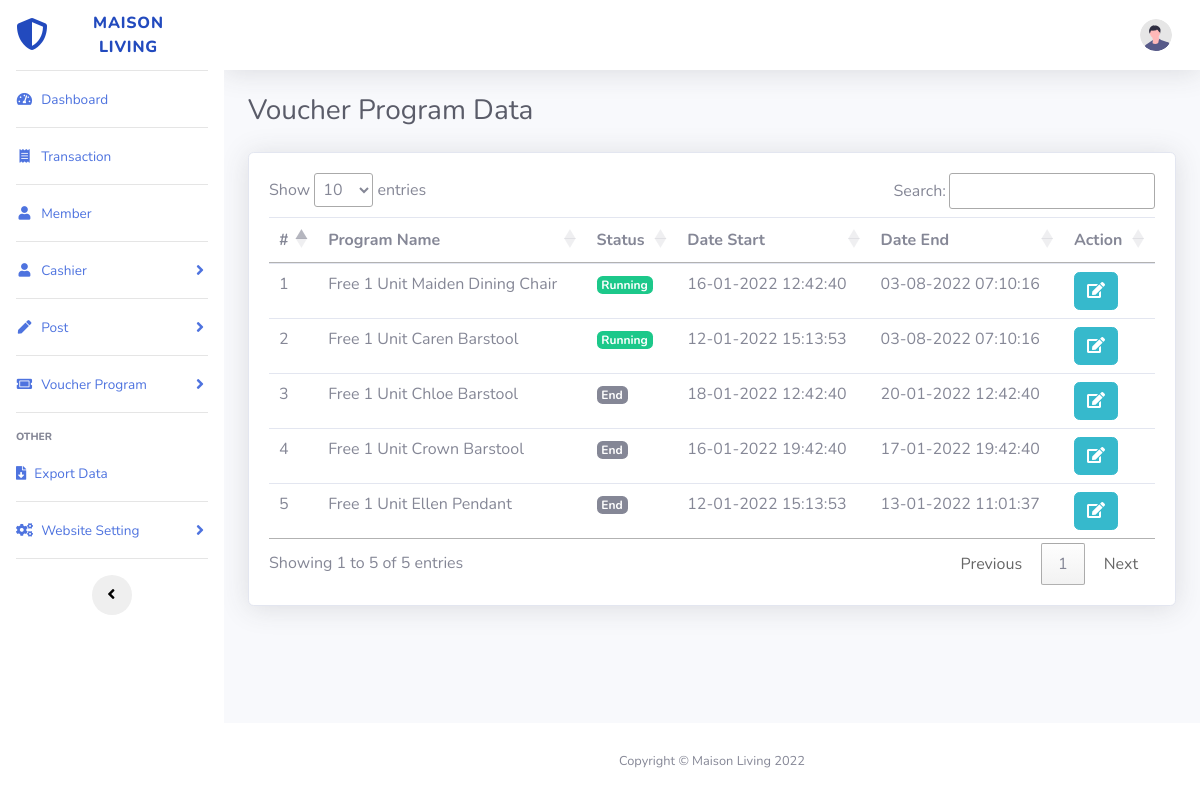
The page /index.php/admin/voucher_program on the database as committed earlier.
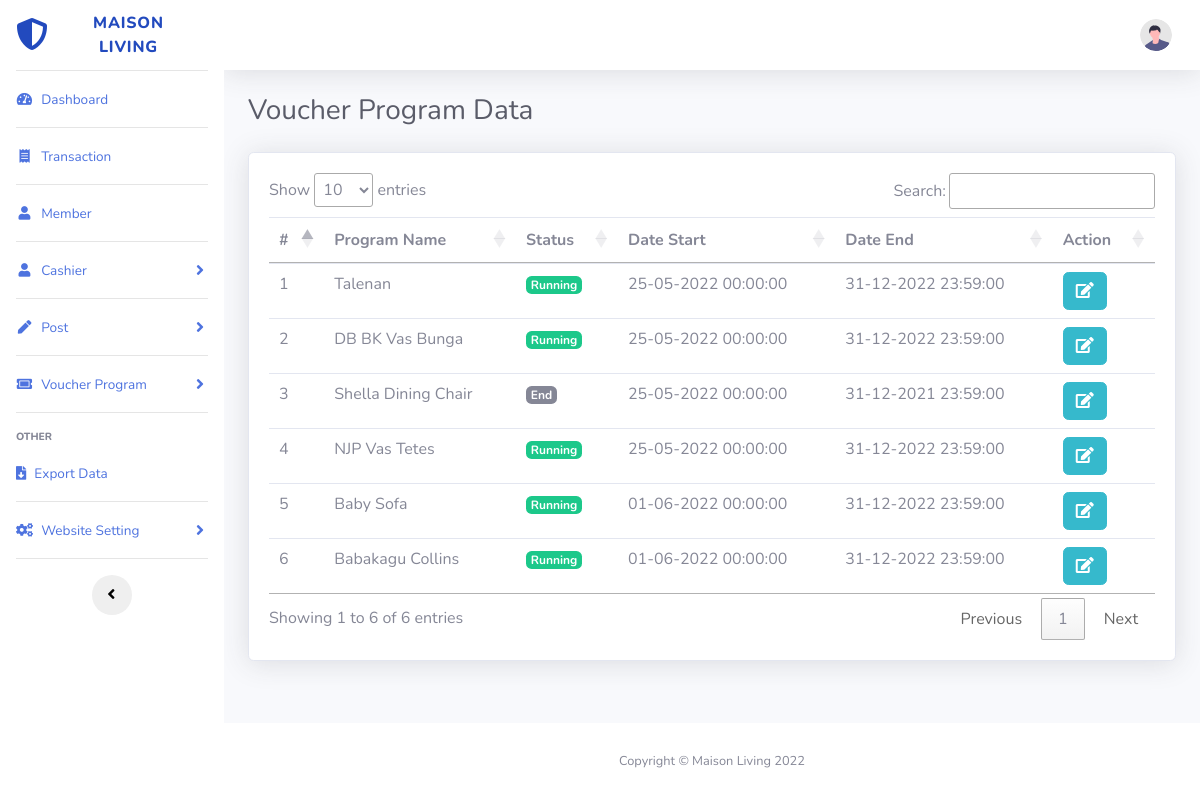
The same page on the database as committed later.
### tables this page shows
CREATE TABLE `vp_voucher_program` (
  `vop_id` int(11) NOT NULL,
  `vop_title` varchar(64) NOT NULL,
  `vop_uniqueid` varchar(16) NOT NULL,
  `vop_desc` text NOT NULL,
  `vop_maxpuser` tinyint(4) NOT NULL,
  `vop_maxquota` tinyint(4) NOT NULL,
  `vop_image` varchar(64) NOT NULL,
  `vop_pointprice` decimal(10,0) NOT NULL,
  `date_created` int(11) NOT NULL,
  `date_start` int(11) NOT NULL,
  `date_end` int(11) NOT NULL,
  `vop_status` tinyint(1) NOT NULL DEFAULT 1
);

### application/controllers/Admin.php (called while the page is built, shortened)
<?php
class Admin extends CI_Controller
{
    public function __construct()
    {
        $this->load->helper('date');
    }
    public function voucher_program()
    {
        $this->load->model('admin_model');
        $data['voucher_program'] = $this->admin_model->all_voucher_program();
        $this->load->view('admin/header');
        $this->load->view('admin/page_voucher_program', $data);
        $this->load->view('admin/footer');
    }
}

### index.php (called while the page is built, shortened)
<?php
require_once BASEPATH.'core/CodeIgniter.php';

### application/models/Admin_model.php (called while the page is built, shortened)
<?php
class Admin_model extends CI_Model
{
    public function all_voucher_program()
    {
        $this->db->select('*');
        $this->db->from('vp_voucher_program');
        $this->db->order_by('date_created', 'DESC');
        $all_voucher_program = $this->db->get()->result_array();
        return $all_voucher_program;
    }
}

### application/views/admin/page_voucher_program.php (the view, shortened to what this page needs)
<div class="container-fluid">
    <h1 class="h3 mb-4 text-gray-800">Voucher Program Data</h1>
    <div class="card shadow mb-4">
        <div class="card-body">
            <div class="table-responsive">
                <table class="table table-hover" id="ss" width="100%" cellspacing="0">
                    <thead>
                        <tr>
                            <th>#</th>
                            <th>Program Name</th>
                            <th>Status</th>
                            <th>Date Start</th>
                            <th>Date End</th>
                            <th>Action</th>
                        </tr>
                    </thead>
                    <tbody>
                        <?php foreach ($voucher_program as $key => $vop) { ?>
                            <tr id="<?= $vop['vop_id']; ?>">
                                <td><?= $key+1; ?></td>
                                <td><?= $vop['vop_title']; ?></td>
                                <td><?php if($vop['date_start'] > now()){ echo '<span class="badge bg-danger text-white">Upcoming</span>'; }else{if($vop['date_end'] > now()){ echo '<span class="badge bg-success text-white">Running</span>';}else{echo '<span class="badge bg-secondary text-white">End</span>';}} ?></td>
                                <td><?= date('d-m-Y H:i:s', $vop['date_start']); ?></td>
                                <td><?= date('d-m-Y H:i:s', $vop['date_end']); ?></td>
                                <td><a class="btn btn-info" href="<?= base_url('admin/edit_voucher_program/').$vop['vop_uniqueid'];; ?>"><i class="fas fa-edit"></i></a></td>
                            </tr>
                        <?php } ?>
                    </tbody>
                </table>
            </div>
        </div>
    </div>
</div>

### application/views/admin/header.php (shortened to what this page needs)
<!DOCTYPE html>
<html lang="en">
<head>
    <link href="<?= base_url('assets/sbadmin/'); ?>vendor/fontawesome-free/css/all.min.css" rel="stylesheet" type="text/css">
    <link href="<?= base_url('assets/sbadmin/'); ?>css/sb-admin-2.min.css" rel="stylesheet">
</head>
<body id="page-top">
    <div id="wrapper">
        <ul class="navbar-nav bg-white sidebar sidebar-white accordion" id="accordionSidebar">
            <a class="sidebar-brand d-flex align-items-center justify-content-center" href="<?= base_url('admin') ?>">
                <div class="sidebar-brand-icon">
                    <i class="fas fa-shield-alt"></i>
                </div>
                <div class="sidebar-brand-text mx-3">Maison Living</div>
            </a>
            <hr class="sidebar-divider my-0">
            <li class="nav-item">
                <a class="nav-link" href="<?= base_url('admin') ?>">
                    <i class="fas fa-fw fa-tachometer-alt"></i>
                    <span>Dashboard</span></a>
            </li>
            <hr class="sidebar-divider my-0">
            <li class="nav-item">
                <a class="nav-link" href="<?= base_url('admin/transactions') ?>">
                    <i class="fas fa-fw fa-receipt"></i>
                    <span>Transaction</span></a>
            </li>
            <hr class="sidebar-divider my-0">
            <li class="nav-item">
                <a class="nav-link" href="<?= base_url('admin/members') ?>">
                    <i class="fas fa-fw fa-user"></i>
                    <span>Member</span></a>
            </li>
            <hr class="sidebar-divider my-0">
            <li class="nav-item">
                <a class="nav-link collapsed" href="#" data-toggle="collapse" data-target="#collapsecas" aria-expanded="false" aria-controls="collapsePages">
                    <i class="fas fa-fw fa-user"></i>
                    <span>Cashier</span></a>
            </li>
            <hr class="sidebar-divider my-0">
            <li class="nav-item">
                <a class="nav-link collapsed" href="#" data-toggle="collapse" data-target="#collapsepost" aria-expanded="false" aria-controls="collapsePages">
                    <i class="fas fa-fw fa-pen"></i>
                    <span>Post</span></a>
            </li>
            <hr class="sidebar-divider my-0">
            <li class="nav-item">
                <a class="nav-link collapsed" href="#" data-toggle="collapse" data-target="#collapsevop" aria-expanded="false" aria-controls="collapsePages">
                    <i class="fas fa-fw fa-ticket-alt"></i>
                    <span>Voucher Program</span>
                </a>
            </li>
            <hr class="sidebar-divider">
            <div class="sidebar-heading">
                Other
            </div>
            <li class="nav-item">
                <a class="nav-link" href="<?= base_url('admin/export') ?>">
                    <i class="fas fa-file-download"></i>
                    <span>Export Data</span></a>
                <hr class="sidebar-divider my-0">
                <a class="nav-link collapsed" href="#" data-toggle="collapse" data-target="#collapsePages" aria-expanded="false" aria-controls="collapsePages">
                    <i class="fas fa-cogs"></i>
                    <span>Website Setting</span>
                </a>
            </li>
            <hr class="sidebar-divider d-none d-md-block">
            <div class="text-center d-none d-md-inline">
                <button class="rounded-circle border-0" id="sidebarToggle"></button>
            </div>
        </ul>
        <div id="content-wrapper" class="d-flex flex-column">
            <div id="content">
                <nav class="navbar navbar-expand navbar-light bg-white topbar mb-4 static-top shadow">
                    <ul class="navbar-nav ml-auto">
                        <li class="nav-item dropdown no-arrow">
                            <a class="nav-link dropdown-toggle" href="#" id="userDropdown" role="button" data-toggle="dropdown" aria-haspopup="true" aria-expanded="false">
                                <img class="img-profile rounded-circle" src="<?= base_url('assets/sbadmin/'); ?>img/undraw_profile.svg">
                            </a>
                        </li>
                    </ul>
                </nav>

### application/views/admin/footer.php (shortened to what this page needs)
</div>
<footer class="sticky-footer bg-white">
    <div class="container my-auto">
        <div class="copyright text-center my-auto">
            <span>Copyright &copy; Maison Living 2022</span>
        </div>
    </div>
</footer>
</div>
</div>
<link rel="stylesheet" type="text/css" href="https://cdn.datatables.net/1.11.4/css/jquery.dataTables.css">
</body>
</html>

Rows that differ between the two databases and show on the page:
removed vp_voucher_program: vop_title "Free 1 Unit Maiden Dining Chair", shows "Running", date_start "16-01-2022 12:42:40", date_end "03-08-2022 07:10:16"
removed vp_voucher_program: vop_title "Free 1 Unit Caren Barstool", shows "Running", date_start "12-01-2022 15:13:53", date_end "03-08-2022 07:10:16"
removed vp_voucher_program: vop_title "Free 1 Unit Chloe Barstool", shows "End", date_start "18-01-2022 12:42:40", date_end "20-01-2022 12:42:40"
removed vp_voucher_program: vop_title "Free 1 Unit Crown Barstool", shows "End", date_start "16-01-2022 19:42:40", date_end "17-01-2022 19:42:40"
removed vp_voucher_program: vop_title "Free 1 Unit Ellen Pendant", shows "End", date_start "12-01-2022 15:13:53", date_end "13-01-2022 11:01:37"
added vp_voucher_program: vop_title "Talenan", shows "Running", date_start "25-05-2022 00:00:00", date_end "31-12-2022 23:59:00"
added vp_voucher_program: vop_title "DB BK Vas Bunga", shows "Running", date_start "25-05-2022 00:00:00", date_end "31-12-2022 23:59:00"
added vp_voucher_program: vop_title "Shella Dining Chair", shows "End", date_start "25-05-2022 00:00:00", date_end "31-12-2021 23:59:00"
added vp_voucher_program: vop_title "NJP Vas Tetes", shows "Running", date_start "25-05-2022 00:00:00", date_end "31-12-2022 23:59:00"
added vp_voucher_program: vop_title "Baby Sofa", shows "Running", date_start "01-06-2022 00:00:00", date_end "31-12-2022 23:59:00"
added vp_voucher_program: vop_title "Babakagu Collins", shows "Running", date_start "01-06-2022 00:00:00", date_end "31-12-2022 23:59:00"
Other text that changed with them:
text written by a page script: "Show entries Search: Showing 1 to 5 of 5 entries Previous 1 Next" → "Show entries Search: Showing 1 to 6 of 6 entries Previous 1 Next"
